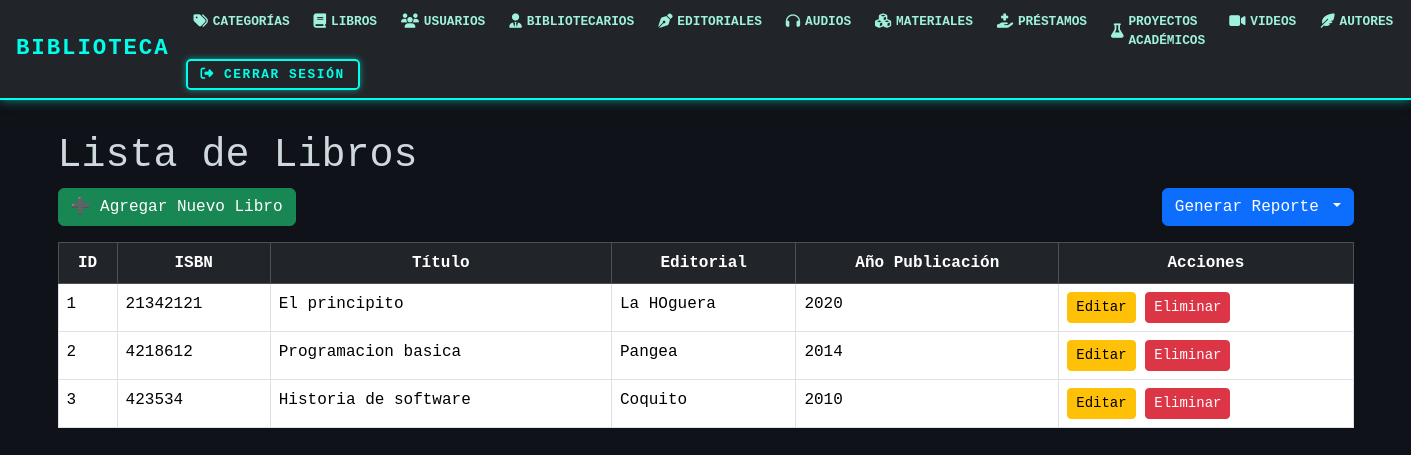
Page /libros/ on the earlier database version.
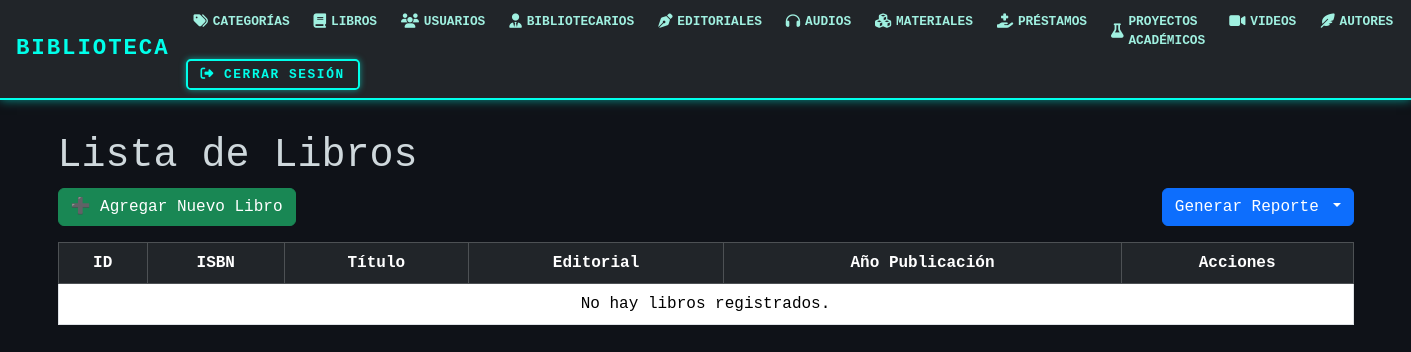
Same page on the later database version.
### models/libro_model.py (models this page shows, shortened)
class Libro(db.Model):
    __tablename__ = 'libros'
    id_libro = db.Column(db.Integer, primary_key=True)
    isbn = db.Column(db.Integer, nullable=False)
    id_material = db.Column(db.Integer, db.ForeignKey('materiales.id_material'), nullable=False)
    id_editorial = db.Column(db.Integer, db.ForeignKey('editoriales.id_editorial'),nullable=False)
    anio_publicacion = db.Column(db.String(4), nullable=False)  # o Integer si prefieres
    material = db.relationship('Material', back_populates = 'libro')
    editorial = db.relationship('Editorial', back_populates = 'libros')
    @staticmethod
    def get_all():
        return Libro.query.all()

### models/material_model.py (models this page shows, shortened)
class Material(db.Model):
    __tablename__ = 'materiales'
    id_material = db.Column(db.Integer, primary_key=True)
    tipo = db.Column(db.String(50), nullable=False)
    titulo = db.Column(db.String(100), nullable=False)
    fecha_ingreso = db.Column(db.String(20), nullable=False)
    estado = db.Column(db.String(20), nullable=False)
    id_categoria = db.Column(db.Integer, db.ForeignKey('categoria.id_cat'),nullable=False)
    id_autor = db.Column(db.Integer, db.ForeignKey('autores.id_autor'), nullable=False)
    categoria = db.relationship('Categoria', back_populates='materiales')
    libro = db.relationship('Libro', back_populates='material')
    autor = db.relationship('Autores', back_populates='materiales')
    audio = db.relationship('Audio', back_populates = 'material')
    proyecto_academico = db.relationship('Proyecto', back_populates='material')
    video = db.relationship('Video', back_populates='material')

### models/editorial_model.py (models this page shows, shortened)
class Editorial(db.Model):
    __tablename__ = "editoriales"
    id_editorial = db.Column(db.Integer, primary_key=True)
    nombre = db.Column(db.String(50), nullable=False)
    pais = db.Column(db.String(50), nullable=False)
    libros = db.relationship('Libro', back_populates='editorial')

### controllers/libro_controllers.py (the view)
@libro_bp.route("/")
def index():
    libros = Libro.get_all()
    return libro_view.list(libros)

### views/libro_view.py (called while the page is built)
def list(libros):
    return render_template('libros/index.html', libros=libros)

### templates/libros/index.html (shortened to what this page needs)
{% extends 'base.html' %}
{% block content %}
<h1>Lista de Libros</h1>
<div class="d-flex justify-content-between mb-3">
    <a href="{{ url_for('libro.create') }}" class="btn btn-success">➕  Agregar Nuevo Libro</a>
    <div class="btn-group">
        <button class="btn btn-primary dropdown-toggle" data-bs-toggle="dropdown" aria-expanded="false">
             Generar Reporte
        </button>
    </div>
</div>
<table class="table table-bordered">
    <thead class="table-dark">
        <tr class="text-center">
            <th>ID</th>
            <th>ISBN</th>
            <th>Título</th>
            <th>Editorial</th>
            <th>Año Publicación</th>
            <th>Acciones</th>
        </tr>
    </thead>
    <tbody>
        {% for libro in libros %}
        <tr>
            <td>{{ libro.id_libro }}</td>
            <td>{{ libro.isbn }}</td>
            <td>{{ libro.material.titulo }}</td>
            <td>{{ libro.editorial.nombre if libro.editorial else libro.id_editorial }}</td>
            <td>{{ libro.anio_publicacion }}</td>
            <td>
                <a href="{{ url_for('libro.edit', id_libro=libro.id_libro) }}" class="btn btn-sm btn-warning">Editar</a>
                <a href="{{ url_for('libro.delete', id_libro=libro.id_libro) }}" class="btn btn-sm btn-danger" onclick="return confirm('¿Estás seguro de eliminar este libro?')">Eliminar</a>
            </td>
        </tr>
        {% else %}
        <tr>
            <td colspan="6" class="text-center">No hay libros registrados.</td>
        </tr>
        {% endfor %}
    </tbody>
</table>
{% endblock %}

Differences in the rows shown:
removed Libro: id_libro "1", isbn "21342121", material.titulo "El principito", editorial "La HOguera", anio_publicacion "2020"
removed Libro: id_libro "2", isbn "4218612", material.titulo "Programacion basica", editorial "Pangea", anio_publicacion "2014"
removed Libro: id_libro "3", isbn "423534", material.titulo "Historia de software", editorial "Coquito", anio_publicacion "2010"
Other differences:
text now shown: "No hay libros registrados."
